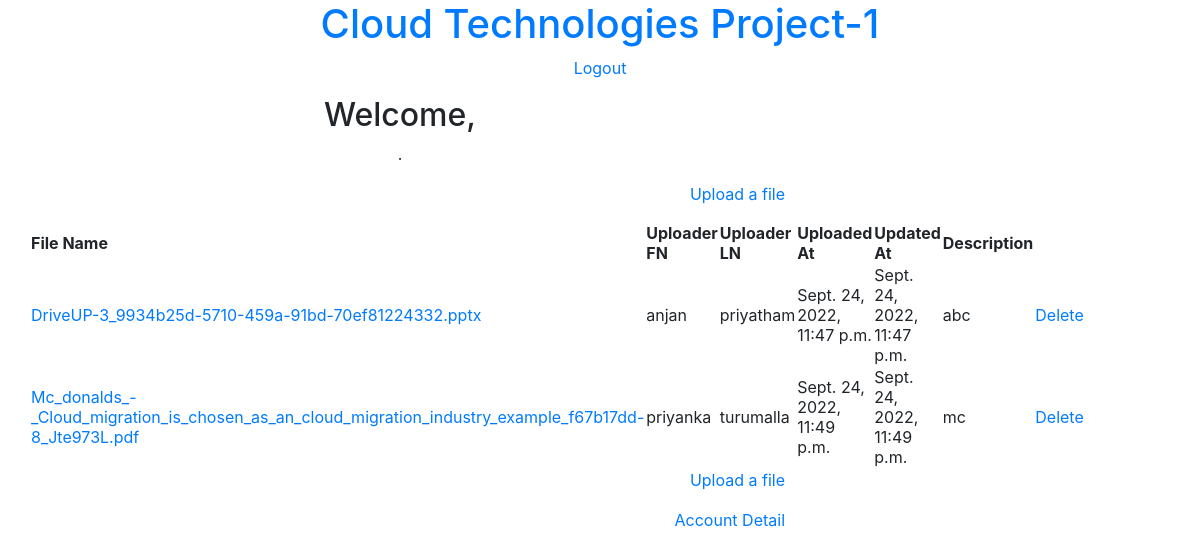
The app's page / (signed in) with its own data.
### fileUpload/models.py (models this page shows, shortened)
class FileObject(models.Model):
    id = models.UUIDField(primary_key=True, default=uuid.uuid4, editable=False)
    file = models.FileField(upload_to=update_filename, validators=[validate_file_size])
    owner = models.ForeignKey(User, on_delete=models.CASCADE, default=None)
    uploadTime = models.DateTimeField(auto_now_add=True)
    updateTime = models.DateTimeField(auto_now=True)
    description = models.CharField(max_length=512, blank=True)

### fileUpload/views.py (the view)
# urls.py: 2. Add a URL to urlpatterns:  path('', views.home, name='home')
def home(request):
    object_list = None
    if request.user.is_authenticated:
        object_list = FileObject.objects.filter(owner__username=request.user.username)
        if request.user.username == 'admin':
            object_list = FileObject.objects.all()
    return render(request, 's3objects/home.html', {'object_list': object_list})

### fileUpload/templates/s3objects/home.html (shortened to what this page needs)
{% extends 's3objects/base.html' %}
{% block content %}
    <h2 class="page-title text-center">Welcome,</h2>
    {% if user.is_authenticated %}
        <p class="user-name text-center">{{ user.first_name }} {{ user.last_name }}.</p>
        <p class="text-right"><a href="{% url 'upload_file' %}">Upload a file</a></p>
        <div class="container">
            <table>
                <thead>
                    <tr>
                        <th>File Name</th>
                        <th>Uploader FN</th>
                        <th>Uploader LN</th>
                        <th>Uploaded At</th>
                        <th>Updated At</th>
                        <th>Description</th>
                    </tr>
                </thead>
                <tbody>
                    {% for oneObject in object_list %}
                        <tr>
                            <td><a href="{{ oneObject.file.url }}" target="_blank">{{ oneObject.file.name }}</a></td>
                            <td>{{ oneObject.owner.first_name }}</td>
                            <td>{{ oneObject.owner.last_name }}</td>
                            <td>{{ oneObject.uploadTime }}</td>
                            <td>{{ oneObject.updateTime }}</td>
                            <td>{{ oneObject.description }}</td>
                            {% if user.is_authenticated %}
                                {% if oneObject.owner == user or user.username == 'admin'%}
                                    <td><a href="{% url 'delete_file' id=oneObject.id %}">Delete</a></td>
                                {% endif %}
                            {% endif %}
                        </tr>
                    {% endfor %}
                </tbody>
            </table>
        </div>
        <p class="text-right"><a href="{% url 'upload_file' %}">Upload a file</a></p>
        <p class="text-right"><a href="{% url 'account_detail' %}">Account Detail</a></p>
    {% else %}
        <h3 class="text-center">Please login first.</h3>
    {% endif %}
{% endblock %}

### fileUpload/templates/s3objects/base.html (shortened to what this page needs)
{% load static %}
<html>
    <head>
        <link rel="stylesheet" href="https://maxcdn.bootstrapcdn.com/bootstrap/4.0.0-beta.3/css/bootstrap.min.css">
    </head>
    <body>
        <div class="page-header">
            <h1 class="site-title text-center"><a href="/">Cloud Technologies Project-1</a></h1>
            {% if user.is_authenticated %}
                <p class="log text-center"><a href="{% url 'logout' %}">Logout</a></p>
            {% else %}
                <p class="log text-center"><a href="{% url 'login' %}">Login</a></p>
                <p class="log text-center"><a href="{% url 'register' %}">Sign Up</a></p>
            {% endif %}
        </div>
        <div class="container-fluid">
            <div class="row">
                <div class="col-md-8">
                {% block content %}
                {% endblock %}
                </div>
            </div>
        </div>
    </body>
</html>

### records on screen
FileObject: file.name "DriveUP-3_9934b25d-5710-459a-91bd-70ef81224332.pptx", owner.first_name "anjan", owner.last_name "priyatham", uploadTime "Sept. 24, 2022, 11:47 p.m.", updateTime "Sept. 24, 2022, 11:47 p.m.", description "abc", shows "Delete"
FileObject: file.name "Mc_donalds_-_Cloud_migration_is_chosen_as_an_cloud_migration_industry_example_f67b17dd-8_Jte973L.pdf", owner.first_name "priyanka", owner.last_name "turumalla", uploadTime "Sept. 24, 2022, 11:49 p.m.", updateTime "Sept. 24, 2022, 11:49 p.m.", description "mc", shows "Delete"
